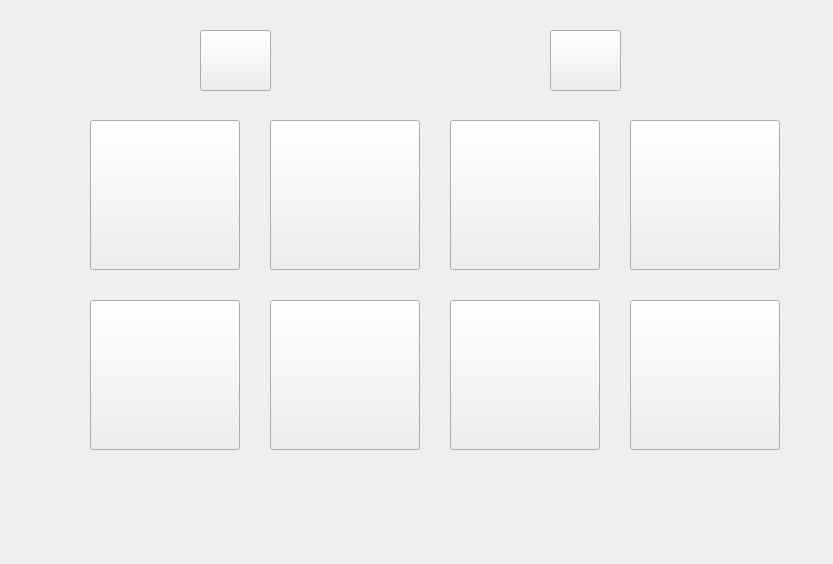
<?xml version="1.0" encoding="UTF-8"?>
<ui version="4.0">
 <class>Widget</class>
 <widget class="QWidget" name="Widget">
  <property name="geometry">
   <rect>
    <x>0</x>
    <y>0</y>
    <width>833</width>
    <height>564</height>
   </rect>
  </property>
  <property name="windowTitle">
   <string>Widget</string>
  </property>
  <widget class="QPushButton" name="pushButton">
   <property name="geometry">
    <rect>
     <x>200</x>
     <y>30</y>
     <width>71</width>
     <height>61</height>
    </rect>
   </property>
   <property name="text">
    <string/>
   </property>
  </widget>
  <widget class="QPushButton" name="pushButton_2">
   <property name="geometry">
    <rect>
     <x>550</x>
     <y>30</y>
     <width>71</width>
     <height>61</height>
    </rect>
   </property>
   <property name="text">
    <string/>
   </property>
  </widget>
  <widget class="QToolButton" name="toolButton">
   <property name="geometry">
    <rect>
     <x>90</x>
     <y>120</y>
     <width>150</width>
     <height>150</height>
    </rect>
   </property>
   <property name="text">
    <string/>
   </property>
  </widget>
  <widget class="QToolButton" name="toolButton_2">
   <property name="geometry">
    <rect>
     <x>270</x>
     <y>120</y>
     <width>150</width>
     <height>150</height>
    </rect>
   </property>
   <property name="text">
    <string/>
   </property>
  </widget>
  <widget class="QToolButton" name="toolButton_3">
   <property name="geometry">
    <rect>
     <x>450</x>
     <y>120</y>
     <width>150</width>
     <height>150</height>
    </rect>
   </property>
   <property name="text">
    <string/>
   </property>
  </widget>
  <widget class="QToolButton" name="toolButton_4">
   <property name="geometry">
    <rect>
     <x>630</x>
     <y>120</y>
     <width>150</width>
     <height>150</height>
    </rect>
   </property>
   <property name="text">
    <string/>
   </property>
  </widget>
  <widget class="QToolButton" name="toolButton_5">
   <property name="geometry">
    <rect>
     <x>90</x>
     <y>300</y>
     <width>150</width>
     <height>150</height>
    </rect>
   </property>
   <property name="text">
    <string/>
   </property>
  </widget>
  <widget class="QToolButton" name="toolButton_6">
   <property name="geometry">
    <rect>
     <x>270</x>
     <y>300</y>
     <width>150</width>
     <height>150</height>
    </rect>
   </property>
   <property name="text">
    <string/>
   </property>
  </widget>
  <widget class="QToolButton" name="toolButton_7">
   <property name="geometry">
    <rect>
     <x>450</x>
     <y>300</y>
     <width>150</width>
     <height>150</height>
    </rect>
   </property>
   <property name="text">
    <string/>
   </property>
  </widget>
  <widget class="QToolButton" name="toolButton_8">
   <property name="geometry">
    <rect>
     <x>630</x>
     <y>300</y>
     <width>150</width>
     <height>150</height>
    </rect>
   </property>
   <property name="text">
    <string/>
   </property>
  </widget>
 </widget>
 <layoutdefault spacing="6" margin="11"/>
 <resources/>
 <connections/>
</ui>
